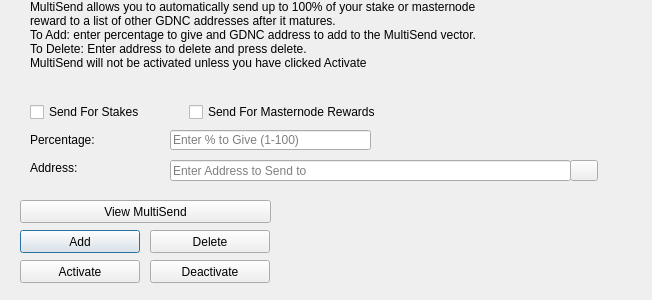
<?xml version="1.0" encoding="UTF-8"?>
<ui version="4.0">
 <class>MultiSendDialog</class>
 <widget class="QDialog" name="MultiSendDialog">
  <property name="windowModality">
   <enum>Qt::NonModal</enum>
  </property>
  <property name="geometry">
   <rect>
    <x>0</x>
    <y>0</y>
    <width>652</width>
    <height>300</height>
   </rect>
  </property>
  <property name="windowTitle">
   <string>MultiSend</string>
  </property>
  <widget class="QLineEdit" name="multiSendPercentEdit">
   <property name="geometry">
    <rect>
     <x>170</x>
     <y>130</y>
     <width>201</width>
     <height>20</height>
    </rect>
   </property>
   <property name="toolTip">
    <string>Enter whole numbers 1 - 100</string>
   </property>
   <property name="placeholderText">
    <string>Enter % to Give (1-100)</string>
   </property>
  </widget>
  <widget class="QLineEdit" name="multiSendAddressEdit">
   <property name="geometry">
    <rect>
     <x>170</x>
     <y>160</y>
     <width>401</width>
     <height>21</height>
    </rect>
   </property>
   <property name="toolTip">
    <string/>
   </property>
   <property name="placeholderText">
    <string>Enter Address to Send to</string>
   </property>
  </widget>
  <widget class="QLabel" name="label_2">
   <property name="geometry">
    <rect>
     <x>30</x>
     <y>0</y>
     <width>451</width>
     <height>121</height>
    </rect>
   </property>
   <property name="lineWidth">
    <number>1</number>
   </property>
   <property name="text">
    <string>MultiSend allows you to automatically send up to 100% of your stake or masternode reward to a list of other GDNC addresses after it matures.
To Add: enter percentage to give and GDNC address to add to the MultiSend vector.
To Delete: Enter address to delete and press delete.
MultiSend will not be activated unless you have clicked Activate</string>
   </property>
   <property name="alignment">
    <set>Qt::AlignLeading|Qt::AlignLeft|Qt::AlignTop</set>
   </property>
   <property name="wordWrap">
    <bool>true</bool>
   </property>
  </widget>
  <widget class="QLabel" name="message">
   <property name="geometry">
    <rect>
     <x>290</x>
     <y>200</y>
     <width>351</width>
     <height>91</height>
    </rect>
   </property>
   <property name="text">
    <string/>
   </property>
  </widget>
  <widget class="QPushButton" name="addButton">
   <property name="geometry">
    <rect>
     <x>20</x>
     <y>230</y>
     <width>120</width>
     <height>23</height>
    </rect>
   </property>
   <property name="toolTip">
    <string/>
   </property>
   <property name="statusTip">
    <string>Add to MultiSend Vector</string>
   </property>
   <property name="text">
    <string>Add</string>
   </property>
  </widget>
  <widget class="QPushButton" name="disableButton">
   <property name="geometry">
    <rect>
     <x>150</x>
     <y>260</y>
     <width>120</width>
     <height>23</height>
    </rect>
   </property>
   <property name="statusTip">
    <string>Deactivate MultiSend</string>
   </property>
   <property name="text">
    <string>Deactivate</string>
   </property>
  </widget>
  <widget class="QPushButton" name="addressBookButton">
   <property name="geometry">
    <rect>
     <x>570</x>
     <y>160</y>
     <width>28</width>
     <height>21</height>
    </rect>
   </property>
   <property name="toolTip">
    <string>Choose an address from the address book</string>
   </property>
   <property name="text">
    <string/>
   </property>
   <property name="icon">
    <iconset resource="../gdnc.qrc">
     <normaloff>:/icons/address-book</normaloff>:/icons/address-book</iconset>
   </property>
   <property name="shortcut">
    <string>Alt+A</string>
   </property>
   <property name="autoDefault">
    <bool>false</bool>
   </property>
  </widget>
  <widget class="QLabel" name="label">
   <property name="geometry">
    <rect>
     <x>30</x>
     <y>130</y>
     <width>121</width>
     <height>20</height>
    </rect>
   </property>
   <property name="toolTip">
    <string>Percentage of stake to send</string>
   </property>
   <property name="text">
    <string>Percentage:</string>
   </property>
  </widget>
  <widget class="QLabel" name="label_5">
   <property name="geometry">
    <rect>
     <x>30</x>
     <y>160</y>
     <width>111</width>
     <height>16</height>
    </rect>
   </property>
   <property name="toolTip">
    <string>Address to send portion of stake to</string>
   </property>
   <property name="text">
    <string>Address:</string>
   </property>
  </widget>
  <widget class="QPushButton" name="deleteButton">
   <property name="geometry">
    <rect>
     <x>150</x>
     <y>230</y>
     <width>120</width>
     <height>23</height>
    </rect>
   </property>
   <property name="toolTip">
    <string/>
   </property>
   <property name="statusTip">
    <string>Delete Address From MultiSend Vector</string>
   </property>
   <property name="text">
    <string>Delete</string>
   </property>
  </widget>
  <widget class="QPushButton" name="activateButton">
   <property name="geometry">
    <rect>
     <x>20</x>
     <y>260</y>
     <width>120</width>
     <height>23</height>
    </rect>
   </property>
   <property name="statusTip">
    <string>Activate MultiSend</string>
   </property>
   <property name="text">
    <string>Activate</string>
   </property>
  </widget>
  <widget class="QPushButton" name="viewButton">
   <property name="geometry">
    <rect>
     <x>20</x>
     <y>200</y>
     <width>251</width>
     <height>23</height>
    </rect>
   </property>
   <property name="toolTip">
    <string/>
   </property>
   <property name="statusTip">
    <string>View MultiSend Vector</string>
   </property>
   <property name="text">
    <string>View MultiSend</string>
   </property>
  </widget>
  <widget class="QWidget" name="horizontalLayoutWidget">
   <property name="geometry">
    <rect>
     <x>30</x>
     <y>100</y>
     <width>351</width>
     <height>24</height>
    </rect>
   </property>
   <layout class="QHBoxLayout" name="horizontalLayout">
    <item>
     <widget class="QCheckBox" name="multiSendStakeCheckBox">
      <property name="text">
       <string>Send For Stakes</string>
      </property>
     </widget>
    </item>
    <item>
     <widget class="QCheckBox" name="multiSendMasternodeCheckBox">
      <property name="text">
       <string>Send For Masternode Rewards</string>
      </property>
     </widget>
    </item>
   </layout>
  </widget>
 </widget>
 <resources>
  <include location="../gdnc.qrc"/>
 </resources>
 <connections/>
</ui>
